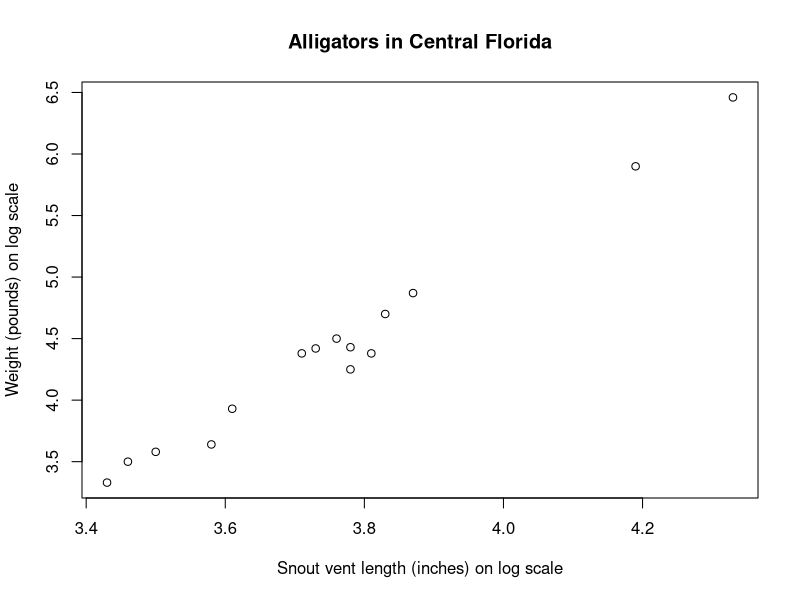

Here is the R script that generated this plot:
alligator = data.frame(
  lnLength = c(3.87, 3.61, 4.33, 3.43, 3.81, 3.83, 3.46, 3.76,
               3.50, 3.58, 4.19, 3.78, 3.71, 3.73, 3.78),
  lnWeight = c(4.87, 3.93, 6.46, 3.33, 4.38, 4.70, 3.50, 4.50,
               3.58, 3.64, 5.90, 4.43, 4.38, 4.42, 4.25)
)

plot(lnWeight ~ lnLength, data = alligator,
       xlab = "Snout vent length (inches) on log scale",
       ylab = "Weight (pounds) on log scale",
       main = "Alligators in Central Florida"
)

alli = lm(lnWeight ~ lnLength, data = alligator)
print(alli)
